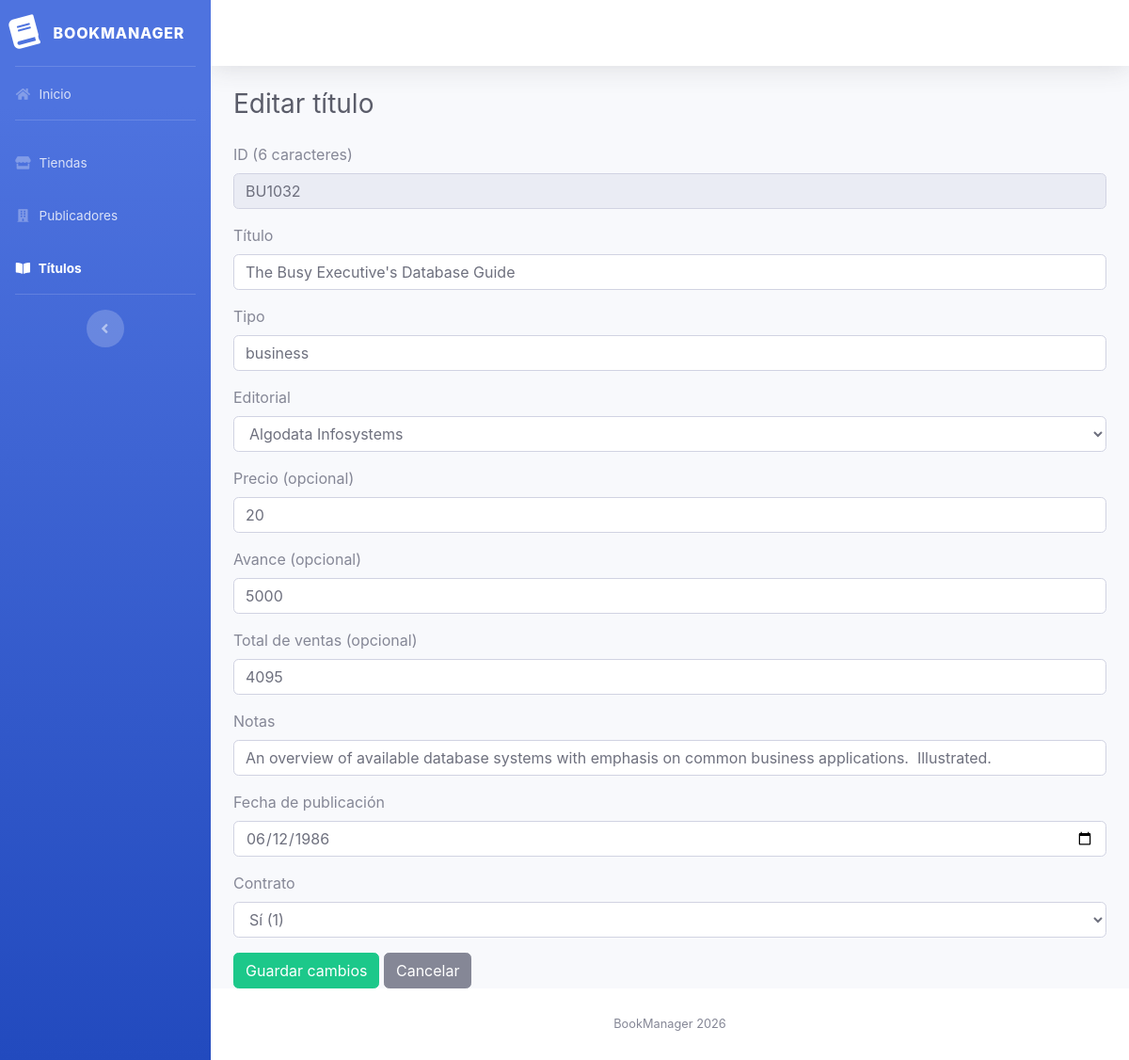
Page /views/titulos/editar.php?id=BU1032 on the committed database.
### tables this page shows
CREATE TABLE `titulos` (
  `id_titulo` varchar(6) NOT NULL,
  `titulo` varchar(60) NOT NULL,
  `tipo` varchar(15) NOT NULL,
  `id_pub` varchar(4) NOT NULL,
  `precio` double default NULL,
  `avance` double default NULL,
  `total_ventas` int(11) default NULL,
  `notas` varchar(255) NOT NULL,
  `fecha_pub` datetime NOT NULL,
  `contrato` varchar(1) NOT NULL,
  PRIMARY KEY  (`id_titulo`)
);

CREATE TABLE `publicadores` (
  `id_pub` varchar(4) NOT NULL,
  `nombre_pub` varchar(30) NOT NULL,
  `ciudad` varchar(15) NOT NULL,
  `estado` varchar(2) NOT NULL,
  PRIMARY KEY  (`id_pub`)
);

### models/Titulo.php (called while the page is built, shortened)
<?php
class Titulo implements CrudInterface
{
    private PDO $db;
    public function __construct(PDO $db)
    {
        $this->db = $db;
    }
    public function getById(string $id): ?array
    {
        $sql = "SELECT * FROM titulos WHERE id_titulo = :id";
        $stmt = $this->db->prepare($sql);
        $stmt->execute([':id'=> $id]);
        return $stmt->fetch() ?: null;
    }
    public static function depurar(array $post): array
    {
        $campos = ['id_titulo', 'titulo', 'tipo', 'id_pub', 'precio', 'avance',
                   'total_ventas', 'notas', 'fecha_pub', 'contrato'];
        $datos = [];
        foreach ($campos as $campo) {
            $datos[$campo] = trim((string) ($post[$campo] ?? ''));
        }
        return $datos;
    }
}

### models/Publicador.php (called while the page is built, shortened)
<?php
class Publicador implements CrudInterface
{
    private $db;
    public function __construct($db)
    {
        $this->db = $db;
    }
    public function getAll(): array
    {
        $sql = "SELECT * FROM publicadores";
        $stmt = $this->db->prepare($sql);
        $stmt->execute();
        return $stmt->fetchAll();
    }
}

### views/titulos/_form.php (the view, shortened to what this page needs)
<form method="post" novalidate>
    <div class="form-group">
        <label>ID (6 caracteres)</label>
        <input type="text" name="id_titulo" maxlength="6" class="form-control"
               value="<?= htmlspecialchars($datos['id_titulo']) ?>" <?= $modo === 'editar' ? 'readonly' : '' ?>>
    </div>
    <div class="form-group">
        <label>Título</label>
        <input type="text" name="titulo" maxlength="60" class="form-control"
               value="<?= htmlspecialchars($datos['titulo']) ?>">
    </div>
    <div class="form-group">
        <label>Tipo</label>
        <input type="text" name="tipo" maxlength="15" class="form-control"
               value="<?= htmlspecialchars($datos['tipo']) ?>">
    </div>
    <div class="form-group">
        <label>Editorial</label>
        <select name="id_pub" class="form-control">
            <?php foreach ($editoriales as $e): ?>
                <option value="<?= htmlspecialchars($e['id_pub']) ?>"
                    <?= $e['id_pub'] === $datos['id_pub'] ? 'selected' : '' ?>>
                    <?= htmlspecialchars($e['nombre_pub']) ?>
                </option>
            <?php endforeach; ?>
        </select>
    </div>
    <div class="form-group">
        <label>Precio (opcional)</label>
        <input type="text" name="precio" class="form-control"
               value="<?= htmlspecialchars($datos['precio']) ?>">
    </div>
    <div class="form-group">
        <label>Avance (opcional)</label>
        <input type="text" name="avance" class="form-control"
               value="<?= htmlspecialchars($datos['avance']) ?>">
    </div>
    <div class="form-group">
        <label>Total de ventas (opcional)</label>
        <input type="text" name="total_ventas" class="form-control"
               value="<?= htmlspecialchars($datos['total_ventas']) ?>">
    </div>
    <div class="form-group">
        <label>Notas</label>
        <input type="text" name="notas" maxlength="255" class="form-control"
               value="<?= htmlspecialchars($datos['notas']) ?>">
    </div>
    <div class="form-group">
        <label>Fecha de publicación</label>
        <input type="date" name="fecha_pub" class="form-control"
               value="<?= htmlspecialchars($datos['fecha_pub']) ?>">
    </div>
    <div class="form-group">
        <label>Contrato</label>
        <select name="contrato" class="form-control">
            <option value="1" <?= $datos['contrato'] === '1' ? 'selected' : '' ?>>Sí (1)</option>
        </select>
    </div>
    <button type="submit" class="btn btn-success"><?= $modo === 'editar' ? 'Guardar cambios' : 'Guardar' ?></button>
    <a href="listar.php" class="btn btn-secondary">Cancelar</a>
</form>

### rows in the picture
titulos: id_titulo "BU1032", titulo "The Busy Executive's Database Guide", tipo "business", id_pub "Algodata Infosystems", precio "20", avance "5000", total_ventas "4095", notas "An overview of available database systems with emphasis on common business applications. Illustrated.", contrato "Sí (1)"
